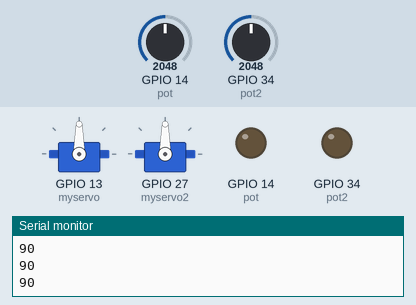
The sketch below on a simulated ESP32. On the bench: 2 × servo, output pins drawn as LEDs (lit = HIGH), the last lines printed to the serial monitor. Inputs (shaded band) come from the test bench; at power-on: GPIO 14 (pot) = 2048, GPIO 34 (pot2) = 2048.

Above: at 1.2 s.
1.3 s: GPIO 14 (pot) set to 2866
At 2.5 s:
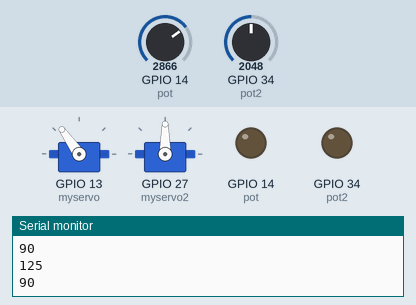
2.8 s: GPIO 34 (pot2) set to 1228
At 4.0 s:
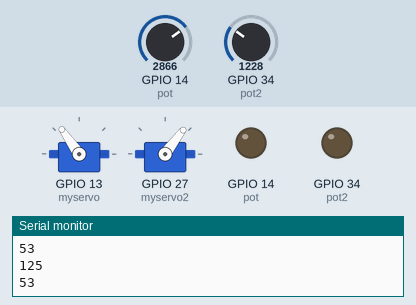
4.3 s: GPIO 14 (pot) set to 3603
At 5.5 s:
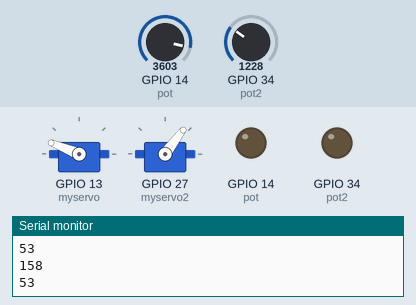
5.8 s: GPIO 34 (pot2) set to 491
At 7.0 s:
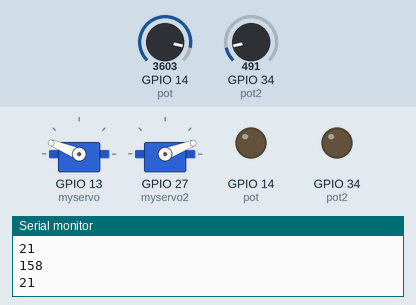
7.3 s: GPIO 34 (pot2) set to 0
At 8.5 s:
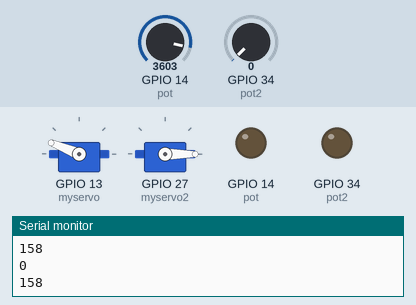
8.8 s: GPIO 14 (pot) set to 4095
At 9.3 s:
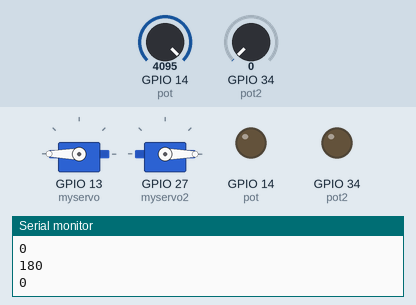
Timing chart, 0 to 11.3 s (numbered marks = the images above; inputs shaded):
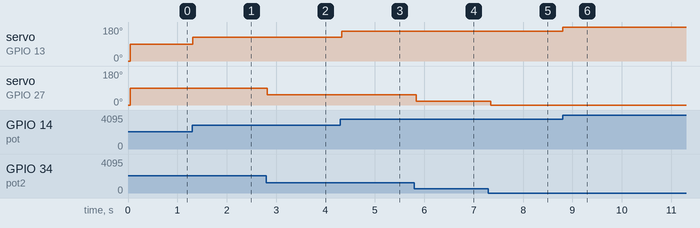

Measured:
- after the input at 1.3 s, servo on GPIO 13 (myservo): 90° → 125° at once
- after the input at 2.8 s, servo on GPIO 27 (myservo2): 90° → 53° at once
- after the input at 4.3 s, servo on GPIO 13 (myservo): 125° → 158° at once
- after the input at 5.8 s, servo on GPIO 27 (myservo2): 53° → 21° at once
- after the input at 7.3 s, servo on GPIO 27 (myservo2): 21° → 0° at once
- after the input at 8.8 s, servo on GPIO 13 (myservo): 158° → 180° at once

The sketch:

pot_servo_control_arm.ino
```cpp
 #include <ESP32Servo.h>
 Servo myservo;
 Servo myservo2;

 int pot = 14;
 int pot2 = 34;

 int value1 = 0;
 int value2 = 0;


void setup() {
myservo.attach(13);
myservo2.attach(27);
pinMode(pot,OUTPUT);
pinMode(pot2,OUTPUT);
Serial.begin(9600);
}

void loop() {
myservo.write(value1);
myservo2.write(value2);
delay(50);

value1 = analogRead(pot);
value1 = map(value1,0,4095,0,180);
value2 = analogRead(pot2);
value2 = map(value2,0,4095,0,180);
Serial.println(value1);
Serial.println(value2);

}
```
